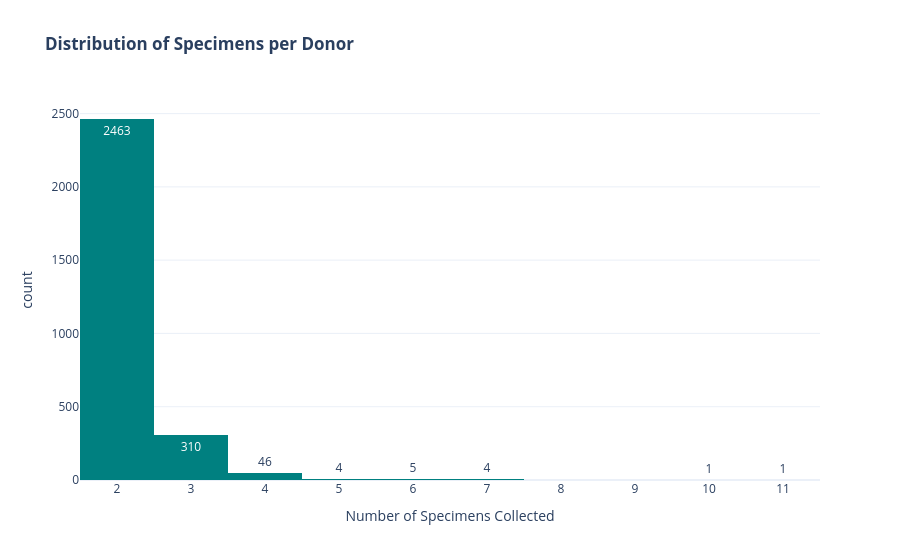

Notebook source saved alongside this figure:
### Markdown cell above
Note that for the same donor, several specimens are extracted. Usually, one from a normal tissue and another from a primary tumor (to find mutations through WGS it is necessary to remove germline mutations that are present on both normal and tumoral tissue, that is why the mutations found on normal tissues are usually substracted from the tumor mutation calls).

### Code cell
donor_specimen_counts = sample_df.groupby('donor_unique_id')['icgc_specimen_id'].nunique().reset_index()
donor_specimen_counts.columns = ['Donor_ID', 'Specimen_Count']

fig_count = px.histogram(
    donor_specimen_counts,
    x="Specimen_Count",
    title="<b>Distribution of Specimens per Donor</b>",
    labels={'Specimen_Count': 'Number of Specimens Collected', 'count': 'Number of Donors'},
    text_auto=True,  # Show the exact count on top of the bars
    template="plotly_white",
    color_discrete_sequence=['teal']
)

# Force the X-axis to show integers (1, 2, 3...) rather than a range
fig_count.update_layout(xaxis=dict(dtick=1))
fig_count.show()

### Figure 1 — Plotly figure (JSON) as saved in the notebook; plotly's stock layout.template omitted (floating-point values rounded to 4 significant figures; data arrays with more than 128 entries replaced by an {"elided": "..."} marker saying what was removed)
{"data": [{"bingroup": "x", "hovertemplate": "Number of Specimens Collected=%{x}<br>count=%{y}<extra></extra>", "legendgroup": "", "marker": {"color": "teal", "pattern": {"shape": ""}}, "name": "", "orientation": "v", "showlegend": false, "texttemplate": "%{value}", "type": "histogram", "x": {"elided": "2834 int values"}, "xaxis": "x", "yaxis": "y"}], "layout": {"barmode": "relative", "legend": {"tracegroupgap": 0}, "title": {"text": "<b>Distribution of Specimens per Donor</b>"}, "xaxis": {"anchor": "y", "domain": [0, 1], "dtick": 1, "title": {"text": "Number of Specimens Collected"}}, "yaxis": {"anchor": "x", "domain": [0, 1], "title": {"text": "count"}}}}
